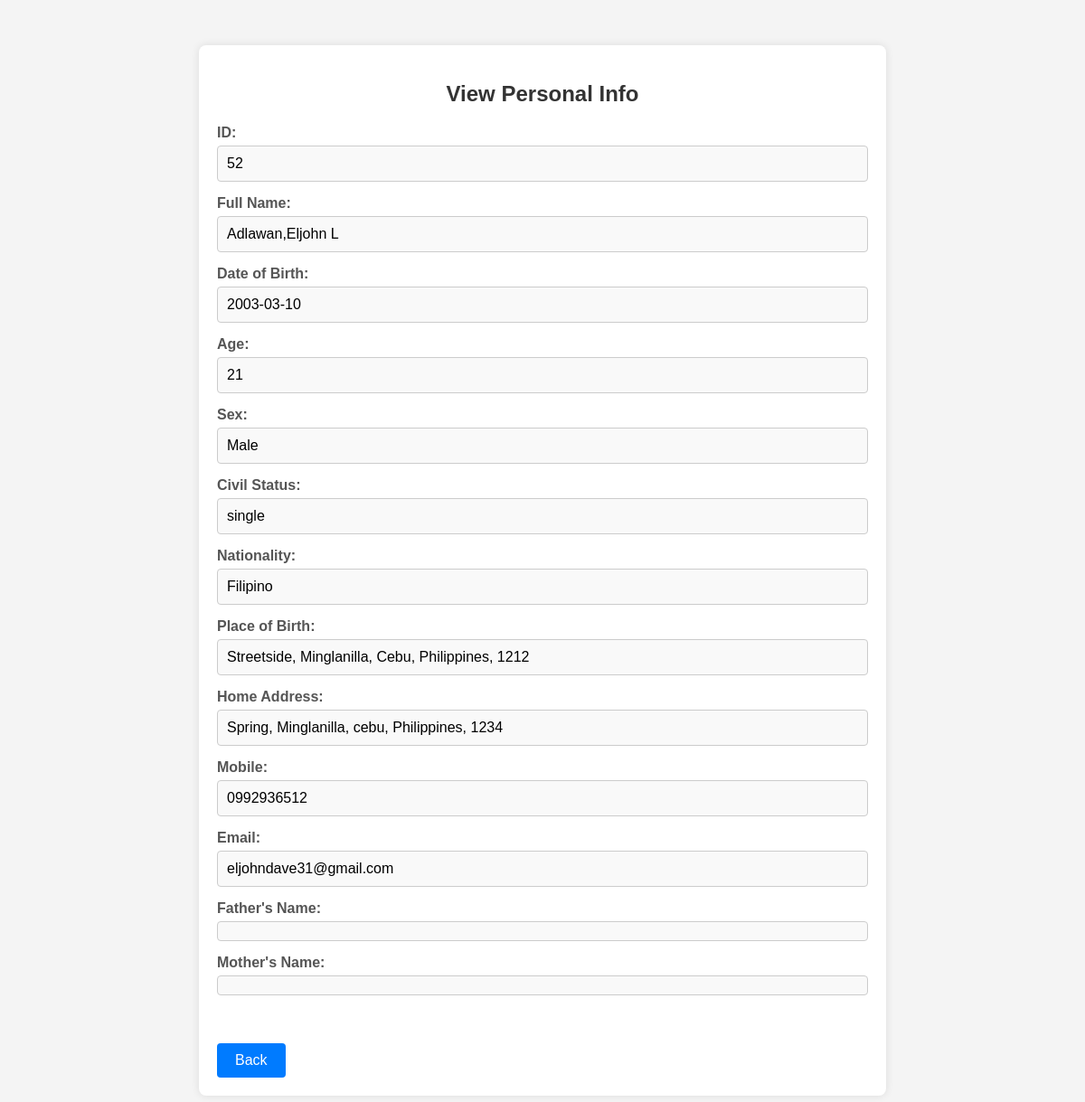
Page /view.php?id=52 on the committed database.
### tables this page shows
CREATE TABLE `personal_info` (
  `id` int(11) NOT NULL,
  `last_name` varchar(50) DEFAULT NULL,
  `first_name` varchar(50) DEFAULT NULL,
  `middle_name` varchar(50) DEFAULT NULL,
  `dob` date DEFAULT NULL,
  `sex` varchar(10) DEFAULT NULL,
  `civil_status` varchar(50) DEFAULT NULL,
  `nationality` varchar(50) DEFAULT NULL,
  `religion` varchar(50) DEFAULT NULL,
  `birth_street` varchar(100) DEFAULT NULL,
  `birth_city` varchar(50) DEFAULT NULL,
  `birth_country` varchar(50) DEFAULT NULL,
  `home_street` varchar(100) DEFAULT NULL,
  `home_city` varchar(50) DEFAULT NULL,
  `home_country` varchar(50) DEFAULT NULL,
  `home_zip_code` varchar(10) DEFAULT NULL,
  `mobile` varchar(20) DEFAULT NULL,
  `email` varchar(100) DEFAULT NULL,
  `telephone` varchar(20) DEFAULT NULL,
  `father_last_name` varchar(50) DEFAULT NULL,
  `father_first_name` varchar(50) DEFAULT NULL,
  `father_middle_name` varchar(50) DEFAULT NULL,
  `mother_last_name` varchar(50) DEFAULT NULL,
  `mother_first_name` varchar(50) DEFAULT NULL,
  `mother_middle_name` varchar(50) DEFAULT NULL,
  `tin` varchar(50) DEFAULT NULL,
  `birth_province` varchar(50) DEFAULT NULL,
  `birth_zip_code` varchar(10) DEFAULT NULL,
  `home_province` varchar(50) DEFAULT NULL
);

### view.php (the view, shortened to what this page needs)
<?php
include 'db.php';
$id = isset($_GET['id']) ? intval($_GET['id']) : 0;
$sql = "SELECT * FROM personal_info WHERE id = ?";
$stmt = $conn->prepare($sql);
$stmt->bind_param("i", $id);
$stmt->execute();
$result = $stmt->get_result();
$user = $result->fetch_assoc();
function calculate_age($dob) {
    $dob_date = new DateTime($dob);
    $today = new DateTime();
    return $today->diff($dob_date)->y;
}
?>
<!DOCTYPE html>
<html lang="en">
<head>
    <link rel="stylesheet" href="view.css">
</head>
<body>
    <div class="view-container">
        <h2>View Personal Info</h2>
        <div class="info-group">
            <label>ID:</label>
            <span><?= htmlspecialchars($user['id']) ?></span>
        </div>
        <div class="info-group">
            <label>Full Name:</label>
            <span><?= htmlspecialchars($user['last_name'] . "," . $user['first_name'] . " " . $user['middle_name']) ?></span>
        </div>
        <div class="info-group">
            <label>Date of Birth:</label>
            <span><?= htmlspecialchars($user['dob']) ?></span>
        </div>
        <div class="info-group">
            <label>Age:</label>
            <span><?= calculate_age($user['dob']) ?></span>
        </div>
        <div class="info-group">
            <label>Sex:</label>
            <span><?= htmlspecialchars($user['sex']) ?></span>
        </div>
        <div class="info-group">
            <label>Civil Status:</label>
            <span><?= htmlspecialchars($user['civil_status']) ?></span>
        </div>
        <div class="info-group">
            <label>Nationality:</label>
            <span><?= htmlspecialchars($user['nationality']) ?></span>
        </div>
        <div class="info-group">
            <label>Place of Birth:</label>
            <span><?= htmlspecialchars($user['birth_street'] . ", " . $user['birth_city'] . ", " . $user['birth_province'] . ", " . $user['birth_country'] . ", " . $user['birth_zip_code']) ?></span>
        </div>
        <div class="info-group">
            <label>Home Address:</label>
            <span><?= htmlspecialchars($user['home_street'] . ", " . $user['home_city'] . ", " . $user['home_province'] . ", " . $user['home_country'] . ", " . $user['home_zip_code']) ?></span>
        </div>
        <div class="info-group">
            <label>Mobile:</label>
            <span><?= htmlspecialchars($user['mobile']) ?></span>
        </div>
        <div class="info-group">
            <label>Email:</label>
            <span><?= htmlspecialchars($user['email']) ?></span>
        </div>
        <div class="info-group">
            <label>Father's Name:</label>
            <span><?= htmlspecialchars($user['father_first_name'] . " " . $user['father_middle_name'] . " " . $user['father_last_name']) ?></span>
        </div>
        <div class="info-group">
            <label>Mother's Name:</label>
            <span><?= htmlspecialchars($user['mother_first_name'] . " " . $user['mother_middle_name'] . " " . $user['mother_last_name']) ?></span>
        </div>
        <br>
        <a href="submit.php" class="btn btn-primary">Back</a>
    </div>
</body>
</html>

### view.css (style rules this page uses)
body { font-family: Arial, sans-serif; background-color: #f4f4f4; margin: 0; padding: 0; }
.view-container { width: 60%; margin: 50px auto; background: #fff; padding: 20px; box-shadow: 0 0 10px rgba(0, 0, 0, 0.1); border-radius: 8px; }
h2 { text-align: center; color: #333; margin-bottom: 20px; }
.info-group { margin-bottom: 15px; }
.info-group label { display: block; font-weight: bold; color: #555; margin-bottom: 5px; }
.info-group span { display: block; padding: 10px; background: #f9f9f9; border: 1px solid #ccc; border-radius: 4px; }
.btn-primary { display: inline-block; padding: 10px 20px; background-color: #007bff; color: #fff; text-decoration: none; border-radius: 4px; text-align: center; margin-top: 20px; }

### rows in the picture
personal_info: id "52", last_name+first_name+middle_name "Adlawan,Eljohn L", dob "2003-03-10", dob "21", sex "Male", civil_status "single", nationality "Filipino", birth_street+birth_city+birth_province "Streetside, Minglanilla, Cebu, Philippines, 1212", home_street+home_city+home_province "Spring, Minglanilla, cebu, Philippines, 1234", mobile "0992936512", email "eljohndave31@gmail.com"
